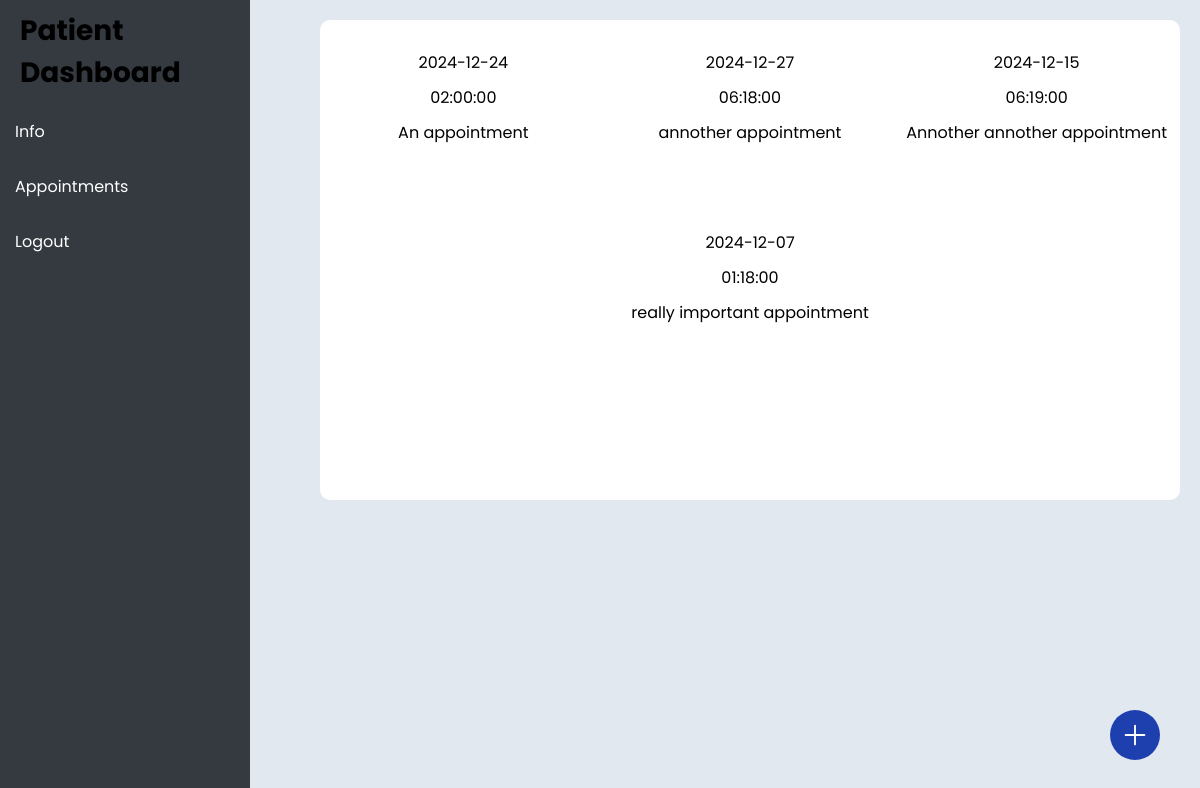
The page /patient/appointments (signed in) on the database its author committed.
### app/models.py (models this page shows)
class Appointment(db.Model):
    id = db.Column(db.Integer, primary_key=True)
    patient_id = db.Column(db.Integer, db.ForeignKey('patient.id'), nullable=False)
    doctor_id = db.Column(db.Integer, db.ForeignKey('doctor.id'), nullable=False)
    date = db.Column(db.Date, nullable=True)
    time = db.Column(db.Time, nullable=True)
    description = db.Column(db.String(120), nullable=False)
    patient = db.relationship('Patient', back_populates='appointments', lazy=True)
    doctor = db.relationship('Doctor', back_populates='appointments', lazy=True)

### app/routes.py (the view)
@main.route("/patient/appointments")
def appointments():
    if 'user_id' not in session:
        return redirect(url_for('main.login'))
    patient = Patient.query.filter_by(user_id=session['user_id']).first()
    appointments = Appointment.query.filter_by(patient_id=patient.id).all()
    print(session['user_id'])
    return render_template('appointments.html', appointments=appointments)

### app/__init__.py (called while the page is built)
@app.before_request
def create_tables():
    db.create_all()

### app/templates/appointments.html
{% extends "patient-dashboard.html" %}
{% block view %}
  <div class="appointments-container">
      {% if appointments %}
      <div class="appointment-list">
        {% for appointment in appointments %}
          <div class="appointment-item">
              <p class="appointment-item-para">{{appointment.date}}</p>
              <p class="appointment-item-para">{{appointment.time}}</p>
              <p class="appointment-item-para">{{appointment.description}}</p>
          </div>
        {% endfor %}
      </div>
  {% else %}
      <p class="empty">No appointments</p>
  {% endif %}
  </div>
  <a href="{{url_for('main.add_doctor')}}" class="add-appointment">
   <svg xmlns="http://www.w3.org/2000/svg" fill="none" viewBox="0 0 24 24" stroke-width="1.5" stroke="currentColor" class="size-6">
  <path stroke-linecap="round" stroke-linejoin="round" d="M12 4.5v15m7.5-7.5h-15" />
</svg>
</a>
{% endblock %}

### app/static/css/base.css (style rules this page uses)
* { margin: 0 auto; }
body { background-color: #e2e8f0; font-family: "Poppins", serif; }
.appointments-container { border-radius: 10px; background-color: white; height: 60vh; width: 100%; margin-top: auto; }
.add-appointment { background-color: #1e40af; color: white; border: none; cursor: pointer; text-decoration: none; border-radius: 50%; position: absolute; bottom: 40px; right: 40px; padding: 10px; height: 30px; width: 30px; }
.appointment-list { display: flex; align-items: start; padding-top: 30px; flex-wrap: wrap; }
.appointment-item { display: flex; width: 33.3%; height: 20vh; gap: 10px; flex-direction: column; margin-bottom: 20px; }

### rows shown on the page
Appointment: date "2024-12-24", time "02:00:00", description "An appointment"
Appointment: date "2024-12-27", time "06:18:00", description "annother appointment"
Appointment: date "2024-12-15", time "06:19:00", description "Annother annother appointment"
Appointment: date "2024-12-07", time "01:18:00", description "really important appointment"
